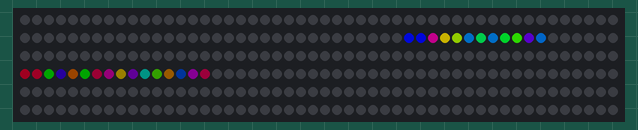
This sketch was run on a simulated Arduino Uno, built with avr-gcc and run on an emulated ATmega328P. On the bench: 300 RGB LEDs in strip order, left to right, continuing on the next row. Dim RGB values are drawn brighter than linear; random numbers use the default seed unless the sketch sets one.

Above: at 1.31 s.
At 5.49 s:
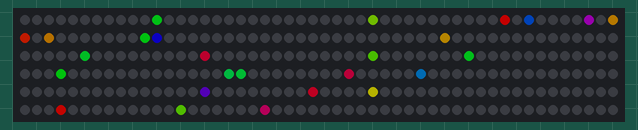
At 11.72 s:
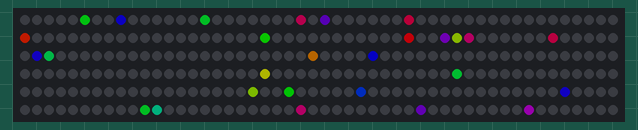
At 15.92 s:
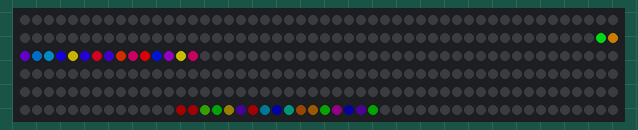
At 21.42 s:
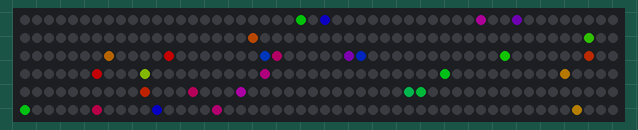
At 38.75 s:
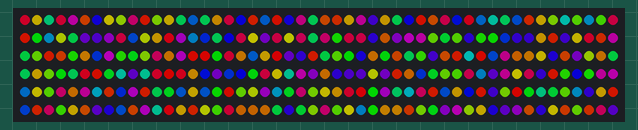

The sketch:

TrippyLightning.ino
```cpp
#include <Wire.h>
#include "FastLED.h"

#define NUM_LEDS 300
#define DATA_PIN 7

CRGB leds[NUM_LEDS];

void setup() {
  FastLED.addLeds<WS2812B, DATA_PIN, GRB>(leds, NUM_LEDS);
}

void reset(){
  for (int i=0;i<NUM_LEDS;i++){
    leds[i] = CHSV( 0, 0, 0);
  }
  FastLED.show();
}

void rolling(){
  // a simple method where we go through every LED with 1/10 chance
  // of being turned on, up to 10 times, with a random delay wbetween each time
  for(int r=0;r<random(2,10);r++){
    //iterate through every LED
    for(int i=0;i<NUM_LEDS;i++){
      if(random(0,100)>90){
        leds[i] = CHSV( random(0,255), 255, 155);

      }
      else{
        //dont need reset as we're blacking out other LEDs her
        leds[i] = CHSV(0,0,0);
      }
    }
    FastLED.show();
    delay(random(5,100));
    reset();

  }
}

void crack(){
   //turn everything white briefly
   for(int i=0;i<NUM_LEDS;i++) {
      leds[i] = CHSV( random(0,255), 255, 185);
   }
   FastLED.show();
   delay(random(10,100));
   reset();
}

void thunderburst(){

  // this thunder works by lighting two random lengths
  // of the strand from 10-20 pixels.
  int rs1 = random(0,NUM_LEDS/2);
  int rl1 = random(10,20);
  int rs2 = random(rs1+rl1,NUM_LEDS);
  int rl2 = random(10,20);

  //repeat this chosen strands a few times, adds a bit of realism
  for(int r = 0;r<random(3,6);r++){

    for(int i=0;i< rl1; i++){
      leds[i+rs1] = CHSV( random(0,255), 255, 195);
    }

    if(rs2+rl2 < NUM_LEDS){
      for(int i=0;i< rl2; i++){
        leds[i+rs2] = CHSV( random(0,255), 255, 95);
      }
    }

    FastLED.show();
    //stay illuminated for a set time
    delay(random(10,50));

    reset();
    delay(random(10,50));
  }

}

void constant_lightning(){
  switch(random(1,20)){
   case 1:
        thunderburst();
        delay(random(400,500));
         Serial.println("Thunderburst");
        break;

      case 2:
        rolling();
        Serial.println("Rolling");
        break;

      case 3:
        crack();
        delay(random(200,250));
        Serial.println("Crack");
        break;


      case 4:
        thunderburst();
        delay(random(400,500));
        Serial.println("Thunderburst");
        break;
  }
}

void loop() {
    constant_lightning();
    delay(60);
}
```
